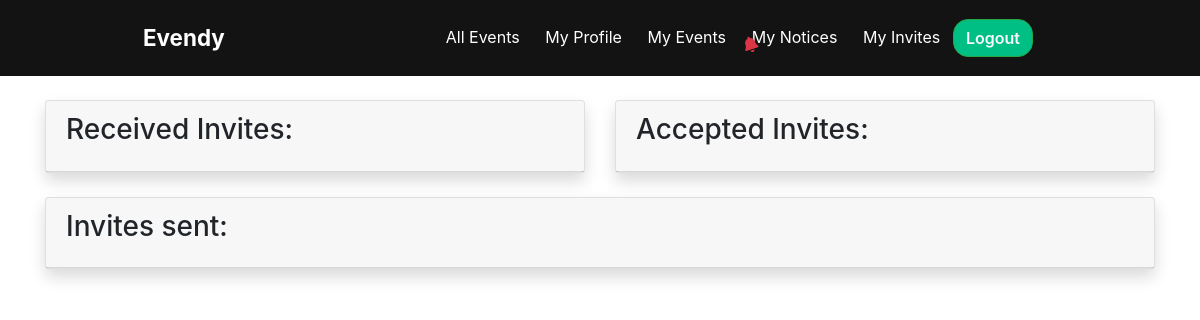
The page /invites-list/ (signed in) on the database as committed earlier.
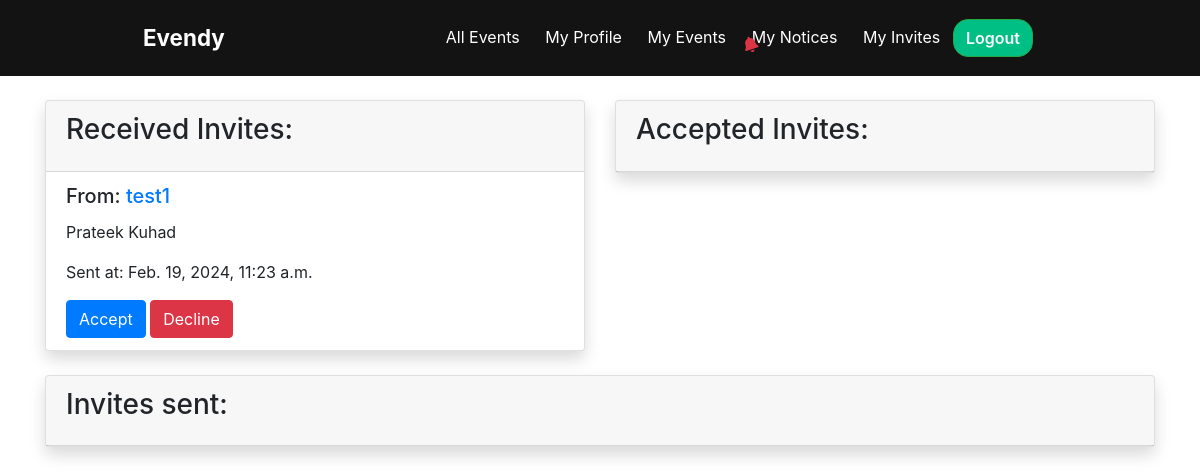
The same page on the database as committed later.
### notices/models.py (models this page shows)
class Invitation(models.Model):
    sender = models.ForeignKey(Profile, on_delete=models.CASCADE, related_name='inv_sender')
    recipient = models.ForeignKey(Profile, on_delete=models.CASCADE, related_name='inv_recipient')
    event = models.ForeignKey(Event, on_delete=models.CASCADE)
    is_accepted = models.BooleanField(default=False)
    is_canceled = models.BooleanField(default=False)
    created_at = models.DateTimeField(default=timezone.now)

### evendy/models.py (models this page shows, shortened)
class Profile(models.Model):
    user = models.OneToOneField(User, on_delete=models.CASCADE)
    date_of_birth = models.DateField(null=True, blank=True)
    profile_image = models.ImageField(default='profile_pics/profile_default.jpg', upload_to='profile_pics')
    description = models.TextField(blank=True)
    phone_number = models.CharField(max_length=13)
    user_planned_events = models.ManyToManyField('Event', through='UserPlannedEvent')
    user_notices = models.ManyToManyField('notices.Notice', related_name='user_notices', blank=True)
    user_invitations = models.ManyToManyField('notices.Invitation', related_name='user_invitations', blank=True)
    def __str__(self):
        return f'{self.user}'

class Event(models.Model):
    title = models.CharField(max_length=100)
    date = models.DateField()
    time = models.TimeField(null=True)
    place = models.CharField(max_length=250)
    image = models.URLField(default='event_pics/event_default.jpg')
    attendees_looking_for_company = models.ManyToManyField(Profile, related_name='events_who_is_looking_for_company')
    def __str__(self):
        return f'{self.title}'

### notices/views.py (the view)
# urls.py: path('invites-list/', notices_views.invites_list, name='invites_list'),
def invites_list(request):
    invites_for_user = Invitation.objects.filter(recipient=request.user.profile)
    invites_sent_from_user = Invitation.objects.filter(sender=request.user.profile)
    return render(request, 'notices/user_invites.html', {'invites_for_user': invites_for_user, 'invites_sent_from_user': invites_sent_from_user})

### evendy/templatetags/evendy_custom_tags.py (called while the page is built)
@register.filter
def has_unread_notif(user):
    notifications = Notice.objects.filter(recipient=user, is_read=False)
    if notifications.exists():
        return True
    return False

### notices/templates/notices/user_invites.html (shortened to what this page needs)
{% extends 'evendy/base.html' %}
{% block content %}
<div class="row">
    <div class="col-md-6">
        <div class="card shadow">
            <div class="card-header">
                <h3 class="card-title">Received Invites:</h3>
            </div>
            {% for invite in invites_for_user %}
            {% if invite.is_accepted == False %}
            <ul class="list-group list-group-flush">
                <li class="list-group-item">
                    <h5 class="card-title">From: <a href="{% url 'profile_details' invite.sender.user.id %}">{{ invite.sender }}</a></h5>
                    <p class="card-text">{{ invite.event }}</p>
                    <p class="card-text">Sent at: {{ invite.created_at }}</p>
                    <form method="POST" action="{% url 'accept_or_decline_invitation' invite.id invite.sender.id invite.event.id %}">
                        <button type="submit" class="btn btn-primary" name="action" value="accept">Accept</button>
                        <button type="submit" class="btn btn-danger" name="action" value="decline">Decline</button>
                    </form>
                </li>
            </ul>
            {% endif %}
            {% endfor %}
        </div>
    </div>
    <div class="col-md-6">
        <div class="card shadow">
            <div class="card-header">
                <h3 class="card-title">Accepted Invites:</h3>
            </div>
        </div>
    </div>
</div>
<div class="row pt-4 pb-4">
    <div class="col-md-12">
        <div class="card shadow ">
            <div class="card-header">
                <h3 class="card-title">Invites sent:</h3>
            </div>
        </div>
    </div>
</div>
{% endblock %}

Rows that differ between the two databases and show on the page:
added Invitation: sender "test1", event "Prateek Kuhad", created_at "Feb. 19, 2024, 11:23 a.m."
